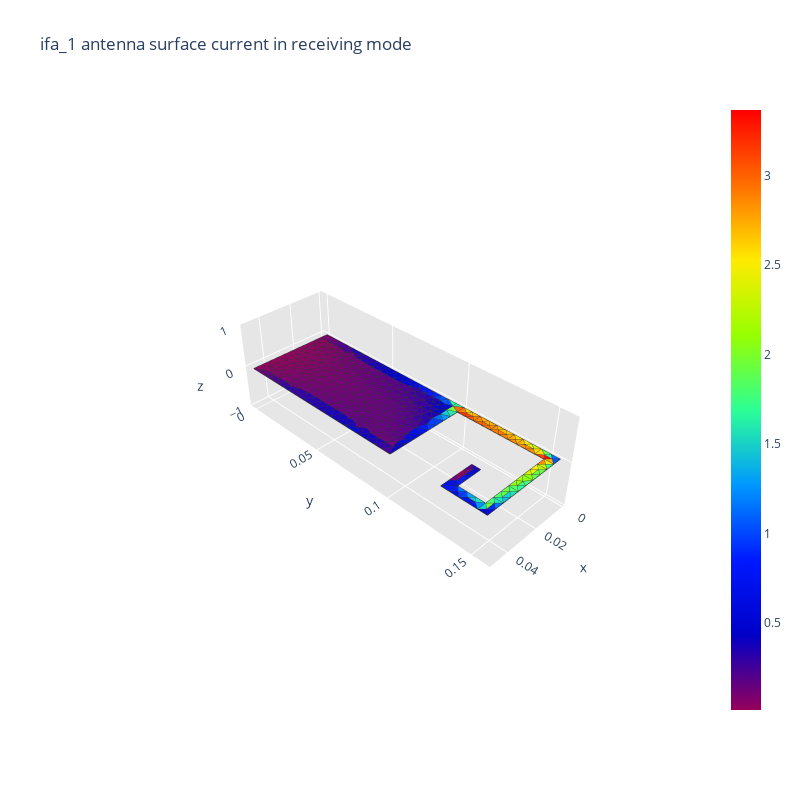

Notebook source saved alongside this figure:
### Code cell
impedance, current_ifa = radiation_algorithm(ifa_1_mat, 6.059e+8, feed_point, voltage_amplitude=0.5)

### Figure 1 — Plotly figure (JSON) as saved in the notebook; plotly's stock layout.template omitted (floating-point values rounded to 4 significant figures; data arrays with more than 128 entries replaced by an {"elided": "..."} marker saying what was removed)
{"data": [{"facecolor": {"elided": "580 str values"}, "i": {"elided": "580 int values"}, "j": {"elided": "580 int values"}, "k": {"elided": "580 int values"}, "name": "", "type": "mesh3d", "x": {"elided": "348 float values"}, "y": {"elided": "348 float values"}, "z": {"elided": "348 int values"}}, {"line": {"color": "rgb(50, 50, 50)", "width": 1.5}, "mode": "lines", "showlegend": false, "type": "scatter3d", "x": {"elided": "2900 float values"}, "y": {"elided": "2900 float values"}, "z": {"elided": "2900 int values"}}, {"hoverinfo": "none", "marker": {"color": [0.01525, 3.367], "colorscale": [[0, "rgb(150, 0, 90)"], [0.125, "rgb(0, 0, 200)"], [0.25, "rgb(0, 25, 255)"], [0.375, "rgb(0, 152, 255)"], [0.5, "rgb(44, 255, 150)"], [0.625, "rgb(151, 255, 0)"], [0.75, "rgb(255, 234, 0)"], [0.875, "rgb(255, 111, 0)"], [1, "rgb(255, 0, 0)"]], "showscale": true, "size": 0.1}, "mode": "markers", "showlegend": false, "type": "scatter3d", "x": [0], "y": [0], "z": [0]}], "layout": {"height": 800, "scene": {"aspectratio": {"x": 0.3226, "y": 1, "z": 0.3}, "xaxis": {"backgroundcolor": "rgb(230, 230, 230)", "gridcolor": "rgb(255, 255, 255)", "showbackground": true, "zerolinecolor": "rgb(255, 255, 255)"}, "yaxis": {"backgroundcolor": "rgb(230, 230, 230)", "gridcolor": "rgb(255, 255, 255)", "showbackground": true, "zerolinecolor": "rgb(255, 255, 255)"}, "zaxis": {"backgroundcolor": "rgb(230, 230, 230)", "gridcolor": "rgb(255, 255, 255)", "showbackground": true, "zerolinecolor": "rgb(255, 255, 255)"}}, "title": {"text": "ifa_1 antenna surface current in receiving mode"}, "width": 800}}
